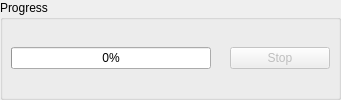
     <widget class="QGroupBox" name="progress_box">
      <property name="title">
       <string>Progress</string>
      </property>
      <layout class="QGridLayout" name="progress_box_layout">
       <property name="leftMargin">
        <number>8</number>
       </property>
       <property name="topMargin">
        <number>8</number>
       </property>
       <property name="rightMargin">
        <number>8</number>
       </property>
       <property name="bottomMargin">
        <number>8</number>
       </property>
       <item row="0" column="3">
        <widget class="QPushButton" name="stop_background_process_button">
         <property name="enabled">
          <bool>false</bool>
         </property>
         <property name="minimumSize">
          <size>
           <width>100</width>
           <height>0</height>
          </size>
         </property>
         <property name="maximumSize">
          <size>
           <width>100</width>
           <height>16777215</height>
          </size>
         </property>
         <property name="text">
          <string>Stop</string>
         </property>
         <property name="checkable">
          <bool>false</bool>
         </property>
         <property name="flat">
          <bool>false</bool>
         </property>
        </widget>
       </item>
       <item row="0" column="2">
        <widget class="QLabel" name="progress_label">
         <property name="sizePolicy">
          <sizepolicy hsizetype="Expanding" vsizetype="Preferred">
           <horstretch>0</horstretch>
           <verstretch>0</verstretch>
          </sizepolicy>
         </property>
         <property name="text">
          <string/>
         </property>
         <property name="alignment">
          <set>Qt::AlignLeading|Qt::AlignLeft|Qt::AlignVCenter</set>
         </property>
         <property name="wordWrap">
          <bool>true</bool>
         </property>
        </widget>
       </item>
       <item row="0" column="0" colspan="2">
        <widget class="QProgressBar" name="progress_bar">
         <property name="minimumSize">
          <size>
           <width>200</width>
           <height>0</height>
          </size>
         </property>
         <property name="maximumSize">
          <size>
           <width>250</width>
           <height>16777215</height>
          </size>
         </property>
         <property name="value">
          <number>0</number>
         </property>
         <property name="invertedAppearance">
          <bool>false</bool>
         </property>
        </widget>
       </item>
      </layout>
     </widget>
